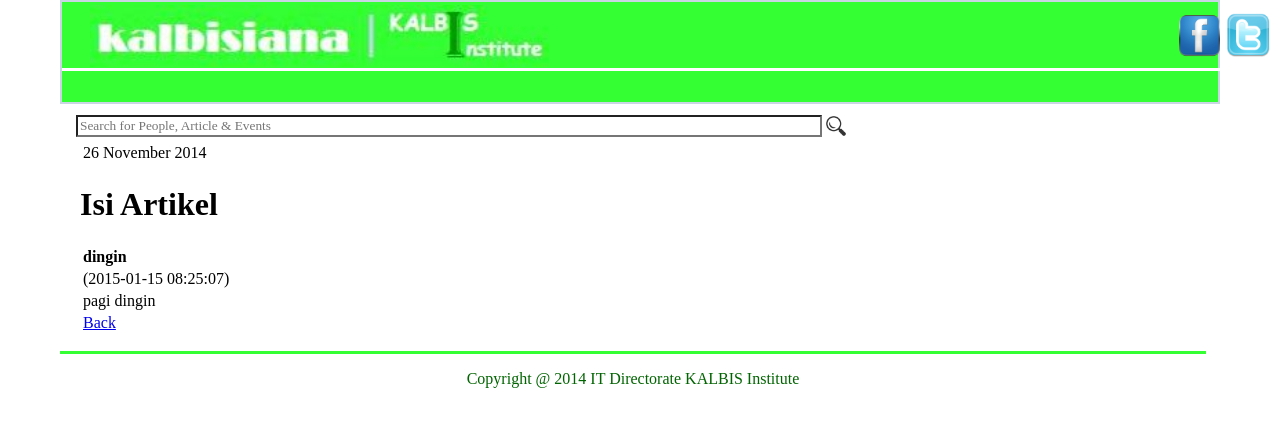
/viewisiarticle.php?ID=5, run on the app's committed database.
### tables this page shows
CREATE TABLE IF NOT EXISTS `artikel` (
`id_artikel` int(100) NOT NULL,
  `nim` int(10) NOT NULL,
  `judul` text NOT NULL,
  `isi` text NOT NULL,
  `tipe` text NOT NULL,
  `tanggal` datetime NOT NULL,
  `status` varchar(10) NOT NULL DEFAULT 'PENDING'
);

### viewisiarticle.php (the view, shortened to what this page needs)
<?php
include ("koneksi.php");
?>
<html>
	<head>
		<link type="text/css" rel="stylesheet" href="css/style_admin.css" />
		<?php
			$id = $_GET['ID'];
			$idm = $_GET['idm'];
			$sql = "SELECT * FROM artikel WHERE id_artikel = '$id'";
			$hasil = mysqli_query($koneksi, $sql);
			$baris = mysqli_fetch_array($hasil);
		?>
	</head>
	<body>
		<div id="outer_header">
			<center>
				<table id="TabelHeader">
					<tr>
						<td>
							<div id="logo">
								<a href="index.php">
									<img id="ImageLogo" src="css/images/logo.jpg" height="62px">
								</a>
							</div>
						</td>
						<td>
							<a href="https://www.facebook.com/"><img src="css/images/fb.png" width="45px"></a>
						</td>
						<td>
							<a href="https://www.twitter.com/"><img src="css/images/twitter.png" width="45px"></a>
						</td>
					</tr>
				</table>
			</center>
		</div>
		<div id="outer_content">
			<div id="outer_kiri" class="conten_kanan_kiri">
				<div>
					<table>
						<tr>
							<td>
								<div id="outer_search">
									<table>
										<tr>
											<td>
												<div id="outer_input_text_search">
													<input type="text" id="input_text_search" placeholder="Search for People, Article & Events"/>
												</div>
											</td>
											<td>
												<div id="icon_search">
													<div id="iconnya">
														<img src="css/images/search.png" width="100%">
													</div>
												</div>
											</td>
										</tr>
									</table>
								</div>
							</td>
						</tr>
						<tr>
							<td>
								<div style="margin-left:40px;">
								26 November 2014
								</div>
							</td>
						</tr>
					</table>
				</div>
				<form action="viewisiarticle.php" method="POST">
					<div style="margin-left:40px;">
						<h1>Isi Artikel</h1>
					</div>
					<table style="margin-left:40px;">
					<tr>
						<td><span><b><?php echo $baris['judul']; ?></b></span></td>
					</tr>
					<tr>
						<td><span>(<?php echo $baris['tanggal']; ?>)</span>
						</td>
					</tr>
					<tr>
						<td><span><?php echo $baris['isi']; ?></span>
								</td>
					</tr>
					<tr>
						<td>
							<a href="viewarticle.php?id=<?php  echo $idm;?>">Back</a>
						</td>
					</tr>
					</table>
				</form>
			</div>
		</div>
</body>
</html>
<?php require_once("footer.php"); ?>

### Css/style_admin.css (style rules this page uses)
body { margin:0px; }
#outer_header { background:#34ff33; width:90%; height:100px; border: 2px solid #c9d5e3; margin-left: 60px; margin-right:30px; font-family: calibri; }
#outer_content { width:100%; height:auto; }
#logo { width:1108px; height:60px; }
#TabelHeader { border-bottom: 3px solid white; }
#ImageLogo { margin-left: 25px; }
#outer_kiri { width:840px; height:auto; margin-left:40px; font-family: calibri; }
.conten_kanan_kiri { float:left; }
#outer_search { border-radius:5px; margin:5px 5 0 30px; background:white; }
#outer_input_text_search { width:746px; }
#input_text_search { width:100%; background:white; font-family: calibri; }
#icon_search { width:30%; }
#iconnya { width:20px; height:20px; }

### data on the page
artikel: judul "dingin", tanggal "2015-01-15 08:25:07", isi "pagi dingin"
